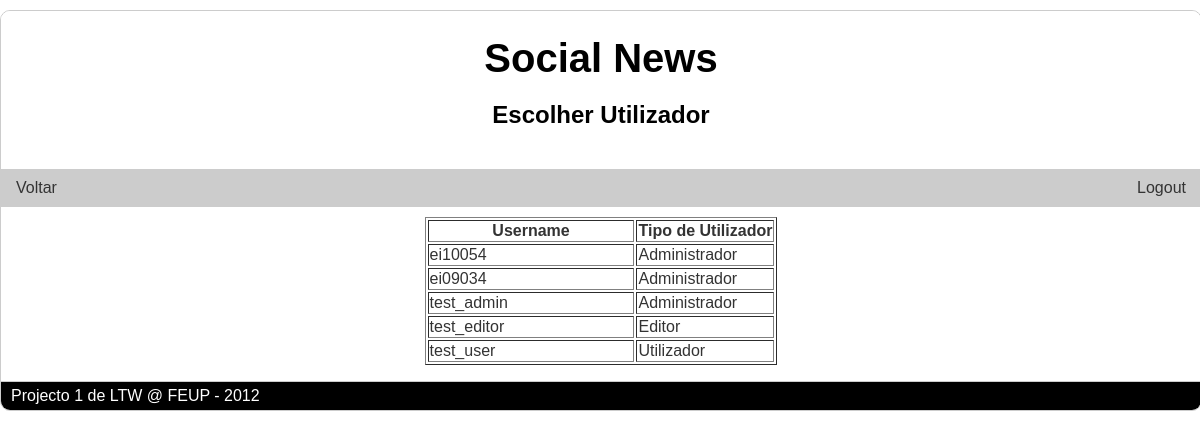
Screenshot of /escolher_utilizador.php (signed in) with the database file from the repository.
### tables this page shows
CREATE TABLE "USER" ('username' TEXT NOT NULL, 'password' TEXT NOT NULL, 'user_type' INTEGER NOT NULL DEFAULT 0);

### escolher_utilizador.php (the view, shortened to what this page needs)
<?php
	require_once 'db/db.php';
	$username=$_GET['username'];
	if($_SERVER['REQUEST_METHOD'] != "POST") {
?>
<!DOCTYPE html>
<html>
	<head>
		<link rel="stylesheet" href="common/style.css">
	</head>
	<body>
		<div id="cabecalho">
			<a href="./"><h1>Social News</h1></a>
			<h2>Escolher Utilizador</h2>
		</div>
		<div id="menu">
			<ul>
				<li><a href="./">Voltar</a></li>
			</ul>
			<ul class="login">
				<li><a href="logout.php">Logout</a></li>
			</ul>
		</div>
		<div id="conteudo">
<?php
	if(!empty($username))
		$stmt = $db->query('SELECT rowid, username, user_type FROM user WHERE username like \'%'.$_GET['username'].'%\'');
	else
		$stmt = $db->query('SELECT rowid, username, user_type FROM user');
	if($stmt){
		$stmt = $stmt->fetchAll();
		if(count($stmt)==0){
			echo "<h4>Nenhum utilizador encontrado</h4>";
		}
		else {?>
			<form action="editar_perfil_utilizador.php" method="get">
				<table border="1" style="margin: auto;" id="utilizadores_encontrados">
					<col width="60%">
					<col width="90%">
					<tr>
						<th>Username</th>
						<th>Tipo de Utilizador</th>
					</tr>
<?php
			foreach($stmt as $row)
			{
			 if($row['user_type']==0)
			{
				$name= "Utilizador";
			}
			if($row['user_type']==1)
			{
			$name= "Editor";
			}
			if($row['user_type']==2)
			{
			$name= "Administrador";
			}
				echo "
					<tr>
						<td>
							<a href=editar_perfil_utilizador.php?id=".$row['rowid'].">".$row['username']."</a>
						</td>
						<td>
						$name
						</td>
					</tr>
				";
			}
?>
				</table>
			</form>
<?php
		}
	}
	else
	{
		$error=$db->errorInfo();
		echo "Erro: " . $error[2];
	}
?>
		</div>
		<div id="rodape">
			<p>Projecto 1 de LTW @ FEUP - 2012</p>
		</div>
	</body>
</html>
<?php
	}
?>

### common/style.css (style rules this page uses)
html { overflow-y: scroll; }
body { font-family: Century Gothic, sans-serif; margin: 10px auto; border-left: 10px; width: 1200px; color: #333333; border:1px solid #ccc; border-radius:10px; }
div#cabecalho { text-align:center; padding:20px 20px; background-color:white; color:black; border-radius:9px 9px 0 0; background-color:white; }
div#menu { background-color:#ccc; padding:10px; }
a { color: #333333; text-decoration:none; }
div#cabecalho h1 { margin-top: 5px; margin-bottom: 5px; font-size:40px; }
div#cabecalho a { color:black; text-decoration:none; }
div#menu ul { padding-left:0; margin:0; display:inline; }
div#menu li { display:inline; border-right:solid; border-width:2px; border-color:white; padding:0px 5px; }
div#menu li:last-child { border-right:none; }
div#menu ul.login { float:right; }
div#conteudo { margin:0; margin-top:10px; padding:0 10px; }
div#rodape { border-top:1px solid #ccc; margin:0; padding:5px 0; border-radius:0 0 9px 9px; background-color:black; color:white; display: inline-block; width: 100%; }
div#rodape p { margin:0 10px; }

### rows the page displays
user: username "ei10054", user_type "Administrador"
user: username "ei09034", user_type "Administrador"
user: username "test_admin", user_type "Administrador"
user: username "test_editor", user_type "Editor"
user: username "test_user", user_type "Utilizador"
